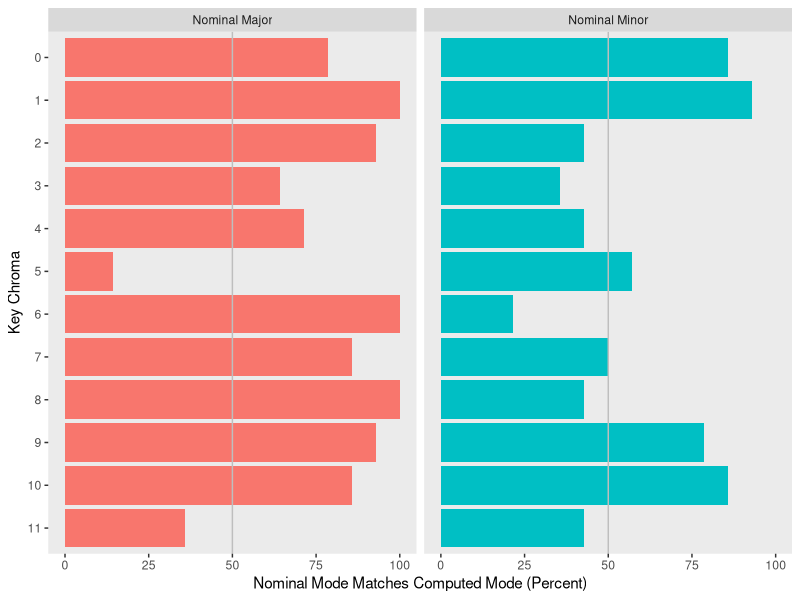
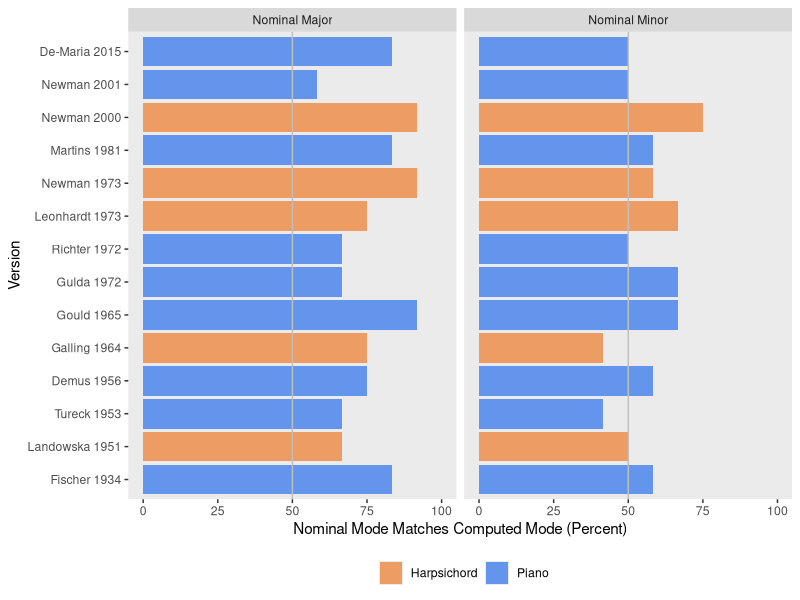
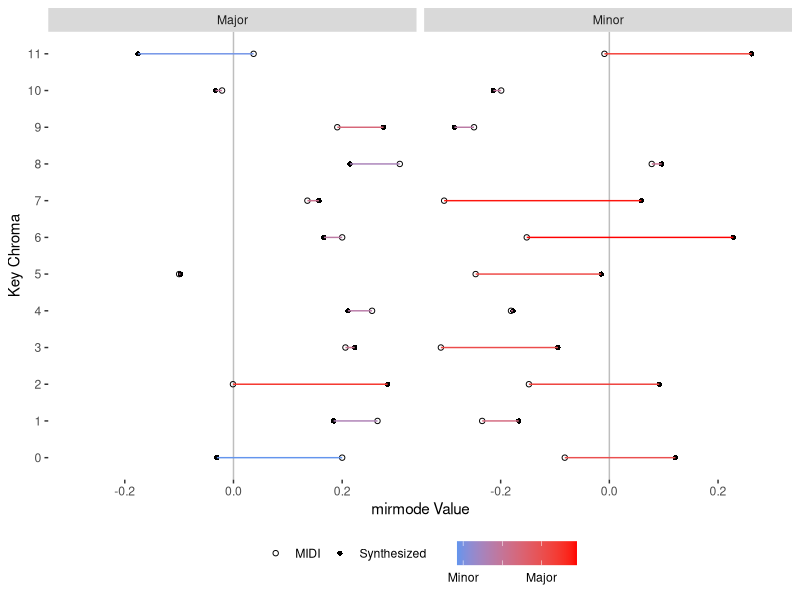

R code for these plots, in order: (Note: this script raises an error after producing the figures.)
## ---- chunk 1
#curl::curl_download("https://mcmasteru365-my.sharepoint.com/:u:/g/personal/swierckj_mcmaster_ca/EcKH5DYXUBJFllOak8qPDbgBwivwP91yYPgLnCmezEfvqA?download=1", paste(getwd(),"/stimuli.zip", sep =""))
#matlabr::run_matlab_script("mirmode_mirtoolbox.m")
## ---- chunk 2
unlink("stimuli.zip") 
## ---- chunk 3
knitr::opts_chunk$set(echo = FALSE, message = FALSE, warning = FALSE)
library(ggplot2)
library(data.table)
library(ggpubr)
#dir.create("plots")
#dir.create("plots/pcd")
#dir.create("plots/chromagrams")
#dir.create("plots/prelude_dotplots")
###############################################################################
# Metadata
metadata <- data.frame(read.csv("data/metadata.csv",
                                          header = TRUE))
metadata_table <- data.frame(metadata$Artist,
                             metadata$Year.Recorded,
                             metadata$Year.Released,
                             metadata$Instrument)
metadata_table <- metadata_table[-c(1),]
metadata_table <- metadata_table[order(as.numeric(metadata_table$metadata.Year.Recorded)),]
setnames(metadata_table, names(metadata_table), c("Artist", 
                                                  "Year Recorded",
                                                  "Year Released",
                                                  "Instrument"))
###############################################################################
# MIRtoolbox Data
mir_datafull <- data.frame(read.csv("data/MIRtoolbox_mirmode.csv", header = TRUE))
mir_data <- data.frame(mir_datafull$filename)
names(mir_data)[names(mir_data) == 'mir_datafull.filename'] <- 'filename'
mir_data$artist  <- mir_datafull$artist
mir_data$performance  <- mir_datafull$performance
mir_data$chroma  <- mir_datafull$chroma
mir_data$mode  <- mir_datafull$mode
mir_data$mode_val  <- mir_datafull$mode_val
mir_data$mode_valsum  <- mir_datafull$mode_valsum
mir_data$key <- paste(mir_data$chroma, mir_data$mode)
mir_data$instrument <- substr(mir_data$performance, 1, 1)
mir_data$instrument[mir_data$instrument == "H"] <- "Harpsichord" 
mir_data$instrument[mir_data$instrument == "P"] <- "Piano" 
mir_data$instrument[mir_data$instrument == "S"] <- "Synthesized" 
metadata$Album <- paste(metadata$Surname, metadata$Performance)
for (ind in seq_len(nrow(mir_data))) {
  mir_data$year[ind] <- subset(metadata, Album == paste(mir_data$artist[ind], mir_data$performance[ind]))$Year.Recorded
}
mir_data$album <- paste(mir_data$artist, mir_data$year)
for (ind in seq_len(nrow(mir_data))) {
  mir_data$artist_fullname[ind] <- subset(metadata, Surname == mir_data$artist[ind])$Artist[1]
}
###############################################################################
# Commercial Audio Data
audio_data <- mir_data[!(mir_data$instrument == "Synthesized"),]
###############################################################################
# Synth Data
synth_data <- subset(mir_data, instrument == "Synthesized")
###############################################################################
# MIDI Data
midi_datafull <- data.frame(read.csv("data/MIDI_data.csv", header = TRUE))
midi_data <- data.frame(midi_datafull$filename)
names(midi_data)[names(midi_data) == 'midi_datafull.filename'] <- 'filename'
midi_data$artist <- midi_datafull$artist            
midi_data$chroma <- midi_datafull$chroma
midi_data$mode <- midi_datafull$mode
midi_data$mode_val <- midi_datafull$mode_val 
midi_data$mode_valsum <- midi_datafull$mode_valsum
midi_data$key <- paste(midi_data$chroma, midi_data$mode)
midi_data$album <- "MIDI"
midi_data$performance <- "M1"
midi_data$year <- "N/A"
midi_data$instrument <- "MIDI"
midi_data$artist_fullname <- "MIDI"
###############################################################################
# All Data
all_data <- rbind(mir_data, midi_data)
###############################################################################
# Onset Data
onset_data <- data.frame(read.csv("data/MIRtoolbox_onsets.csv", header = TRUE))
onset_data$key <- paste(onset_data$chroma, onset_data$mode)
onset_data$album <- paste(onset_data$performer, "_", onset_data$performance,
                          sep = "")
###############################################################################
# Tables
table_data <- data.frame(audio_data$album, audio_data$mode, audio_data$chroma,
                         audio_data$key, audio_data$instrument, audio_data$year, audio_data$mode_val)
table_data$audio_data.mode_val[table_data$audio_data.mode_val > 0] <- "Major"
table_data$audio_data.mode_val[table_data$audio_data.mode_val < 0] <- "Minor"
setnames(table_data, names(table_data), c("Album", "Mode", "Chroma", "Key",              
                                          "Instrument", "Year", "Calculated Mode"))
###############################################################################
# Kern data not included due to inconsistencies: 
# Not a big dela since MIDI does more or less the same thing.
# TODO: figure out why kern is inconcistent (likely due to music21).                                     
## ---- chunk 4
#| label: tbl-metadata
#| tbl-cap: "Metadata of 13 commercial audio recordings included in analysis."
knitr::kable(metadata_table,
             padding = 0,
             row.names=FALSE)
## ---- chunk 5
#| label: tbl-nomVcalc
#| tbl-cap: "Calculated mode of MIDI and Synthesize Audio preludes compared to the nominal mode."
# Overall
# Total Correct Major
majt <- round((sum(subset(table_data, 
                          Mode == "Major")$"Calculated Mode" == "Major",
                  na.rm = TRUE) /
                  length(subset(table_data,
                                Mode == "Major")$"Calculated Mode"))
                  * 100, 3)
# Total Incorrect Major
majf <- round((sum(subset(table_data,
                          Mode == "Major")$"Calculated Mode" == "Minor",
                  na.rm = TRUE) /
                  length(subset(table_data, 
                                Mode == "Major")$"Calculated Mode"))
                  * 100, 3)
# Total Correct Minor
mint <- round((sum(subset(table_data,
                          Mode == "Minor")$"Calculated Mode" == "Minor",
                  na.rm = TRUE) /
                  length(subset(table_data, 
                                Mode == "Minor")$"Calculated Mode"))
                  * 100, 3)
# Total Incorrect Minor
minf <- round((sum(subset(table_data, 
                          Mode == "Minor")$"Calculated Mode" == "Major",
                  na.rm = TRUE) /
                  length(subset(table_data, 
                                Mode == "Minor")$"Calculated Mode"))
                  * 100, 3)
test2 <- data.frame(c(majt, majf), c(mint, minf))
row.names(test2) <- c("Computed Major", "Computed Minor")
setnames(test2, names(test2), c("Nominal Major", "Nominal Minor"))
###############################################################################
knitr::kable(test2,
             padding = 0)
## ---- chunk 6
piece_correct <- data.frame()
for (key in unique(subset(table_data, Mode == "Major")$Key)) {
        piece_correct[nrow(piece_correct) + 1, 1:3] <- 
        c(substr(key, 1, 2),
        "Nominal Major",
        round(sum(subset(table_data, Key == key)$"Calculated Mode" == "Major") /
        length(unique(table_data$Album)) * 100, 3))
}
for (key in unique(subset(table_data, Mode == "Minor")$Key)) {
        piece_correct[nrow(piece_correct) + 1, 1:3] <- 
        c(substr(key, 1, 2),
        "Nominal Minor",
        round(sum(subset(table_data, Key == key)$"Calculated Mode" == "Minor") /
        length(unique(table_data$Album)) * 100, 3))
}
setnames(piece_correct, names(piece_correct), c("prelude_chroma",
                                                "nom_mode",
                                                "val"))
###############################################################################
ggplot(piece_correct, aes(y = as.factor(as.numeric(prelude_chroma)))) + 
        geom_bar(aes(weight = as.numeric(val), fill = nom_mode),
                     position = position_stack(reverse = TRUE),
                     show.legend = FALSE) +
        facet_grid(~nom_mode) +
        scale_y_discrete(limits=rev) +
        labs(x = "Nominal Mode Matches Computed Mode (Percent)", 
             y = "Key Chroma") +
        theme(panel.grid.major = element_blank(),
              panel.grid.minor = element_blank()) +
        geom_vline(xintercept = 50, color = "gray")
## ---- chunk 7
album_correct <- data.frame()
for (album in unique(subset(table_data, Mode == "Major")$Album)) {
        album_correct[nrow(album_correct) + 1, 1:5] <- 
        c(album,
        "Nominal Major",
        unique(subset(table_data, Album == album)$Instrument),
        unique(subset(table_data, Album == album)$Year),
        round(sum(subset(subset(table_data, Album == album),
                Mode == "Major")$"Calculated Mode" == "Major") /
        12 * 100, 3))
}
for (album in unique(subset(table_data, Mode == "Minor")$Album)) {
        album_correct[nrow(album_correct) + 1, 1:5] <- 
        c(album,
        "Nominal Minor",
        unique(subset(table_data, Album == album)$Instrument),
        unique(subset(table_data, Album == album)$Year),
        round(sum(subset(subset(table_data, Album == album),
                Mode == "Minor")$"Calculated Mode" == "Minor") /
        12 * 100, 3))
}
setnames(album_correct, names(album_correct), c("album",
                                                "nom_mode",
                                                "ins",
                                                "year",
                                                "val"))
album_correct <- album_correct[order(album_correct$year),]
## ---- chunk 8
ggplot(album_correct, aes(y = reorder(album, as.numeric(year)), fill = ins)) +
        geom_bar(aes(weight = as.numeric(val))) +
        facet_grid(~nom_mode) +
        labs(x = "Nominal Mode Matches Computed Mode (Percent)", 
             y = "Version",
             fill = "") +
        xlim(0, 100) +
        theme(panel.grid.major = element_blank(),
              panel.grid.minor = element_blank(),
              legend.position = "bottom") +
        scale_fill_manual("", values = c("#ed9d64", "#6495ed")) +
        geom_vline(xintercept = 50, color = "gray")
## ---- chunk 9
midi_table <- midi_data
midi_table$mode_calculated <- ifelse(midi_table$mode_val > 0, "Major", "Minor")
midi_calc <- data.frame(c(sum(subset(midi_table, mode == "Major")$mode_calculated == "Major", na.rm = TRUE),
                        sum(subset(midi_table, mode == "Major")$mode_calculated == "Minor", na.rm = TRUE)),
                        c(sum(subset(midi_table, mode == "Minor")$mode_calculated == "Major", na.rm = TRUE),
                        sum(subset(midi_table, mode == "Minor")$mode_calculated == "Minor", na.rm = TRUE)))

row.names(midi_calc) <- c("Computed Major", "Computed Minor")
setnames(midi_calc, names(midi_calc), c("Nominal Major", "Nominal Minor"))

synth_data$mode_calculated <- ifelse(synth_data$mode_val > 0, "Major", "Minor")
synth_calc <- data.frame(c(sum(subset(synth_data, mode == "Major")$mode_calculated == "Major", na.rm = TRUE),
                        sum(subset(synth_data, mode == "Major")$mode_calculated == "Minor", na.rm = TRUE)),
                        c(sum(subset(synth_data, mode == "Minor")$mode_calculated == "Major", na.rm = TRUE),
                        sum(subset(synth_data, mode == "Minor")$mode_calculated == "Minor", na.rm = TRUE)))
## ---- chunk 10
midi_synth2 <- subset(all_data, instrument == "MIDI" | instrument == "Synthesized")
for (ind in seq_len(nrow(midi_synth2))) {
  midi_synth2$delta[ind] <- midi_synth2$mode_val[ind] - subset(midi_data, key == midi_synth2$key[ind])$mode_val
}
test6 <- c(ifelse(midi_synth2$delta > 0, "red", "blue"))
###############################################################################
ggplot(midi_synth2, aes(mode_val, as.factor(chroma))) + 
geom_vline(xintercept = 0, color = "gray") +
geom_point(aes(shape = factor(instrument))) +
scale_shape_manual(values=c(1, 16)) +
labs(x = "mirmode Value", y = "Key Chroma") +
theme(legend.title = element_blank(),
      panel.grid.major = element_blank(),
      panel.grid.minor = element_blank(),
      legend.position = "bottom", panel.background = element_blank()) +
geom_path(aes(color = delta)) +
scale_colour_gradient(labels = c("Minor", "", "Major", ""), low = "cornflowerblue", high = "#FF0000") +
facet_grid( ~ mode)
## ---- chunk 11
midi_synth2 <- subset(all_data, instrument == "MIDI" | instrument == "Synthesized")
for (ind in seq_len(nrow(midi_synth2))) {
  midi_synth2$delta[ind] <- midi_synth2$mode_val[ind] - subset(midi_data, key == midi_synth2$key[ind])$mode_val
}
test6 <- c(ifelse(midi_synth2$delta > 0, "red", "blue"))
###############################################################################
tibble(midi_synth2) %>%
filter(instrument == "MIDI") %>%
ggplot(aes(mode_val, as.factor(chroma))) + 
geom_vline(xintercept = 0, color = "gray") +
geom_point(aes(shape = factor(instrument))) +
scale_shape_manual(values=c(1, 16)) +
labs(x = "mirmode Value", y = "Key Chroma") +
theme(legend.title = element_blank(),
      panel.grid.major = element_blank(),
      panel.grid.minor = element_blank(),
      legend.position = "bottom", panel.background = element_blank()) +
facet_grid( ~ mode)
## ---- chunk 12
audio_databuf <- audio_data
midi_databuf <- midi_data
audio_databuf$type <- "Commercial Audio"
midi_databuf$type <- "MIDI"
midi_databuf <- midi_databuf[ , order(names(midi_databuf))]
audio_databuf <- audio_databuf[ , order(names(audio_databuf))]
boxplot_databuf <- rbind(midi_databuf, audio_databuf)
###############################################################################
ggplot(boxplot_databuf, aes(x = mode, y = mode_val, fill = type)) +
        geom_boxplot(notch = TRUE) +
        labs(x = "Nominal Mode", y = "mirmode Value") +
        #geom_jitter() +
        theme(legend.position = "bottom", panel.grid.major = element_blank(), panel.grid.minor = element_blank()) +
        labs(x = "Nominal Mode", y = "mirmode Value") + 
        guides(fill=guide_legend(title=""))
## ---- chunk 13
bigplot <- all_data
bigplot$type <- ifelse(bigplot$album == "MIDI", "MIDI", ifelse(bigplot$album == "De-Maria N/A", "Synthesized Audio", "Commercial Audio"))
###############################################################################
ggplot(bigplot, aes(x = mode_val, fill = type)) +
        geom_vline(xintercept = 0, color = "dark gray") +
        geom_dotplot(binwidth = 0.03, dotsize = 1.25) +
        labs(x = "mirmode Value", y = "Number of Recordings") +
        xlim(c(-0.4, 0.4)) +
        theme(legend.position = "bottom") +
        facet_grid(chroma~mode) +
        theme(axis.text.y = element_blank(), panel.grid.major = element_blank(), panel.grid.minor = element_blank(), panel.background = element_blank(), legend.position = "none") +
        scale_y_continuous(sec.axis = sec_axis(~ . , name = "Key Chroma", breaks = NULL, labels = NULL))
## ---- chunk 14
ggarrange(ggplot(audio_data, aes(x = mode, y = mode_valsum, fill = mode)) +
                geom_boxplot(notch = TRUE) +
                labs(title = "Commercial Audio", x = "Nominal Mode", 
                                      y = "mirmode Value (sum method)") +
                geom_jitter(color = "black", size=0.4, alpha=0.9) +
                theme(legend.position = "none", panel.grid.major = element_blank(), panel.grid.minor = element_blank()),
          ggplot(midi_data, aes(x = mode, y = mode_valsum, fill = mode)) +
                geom_boxplot(notch = TRUE) +
                theme(legend.position = "none", panel.grid.major = element_blank(), panel.grid.minor = element_blank()) +
                geom_jitter(color = "black", size=0.4, alpha=0.9) +
                labs(title = "MIDI", x = "Nominal Mode", y = ""))
## ---- chunk 15
krum <- data.frame(read.csv("data/krum.csv",
                            header = TRUE))
###############################################################################
ggplot(krum, aes(x = chroma, y = weight, group = mode)) +
        geom_line(aes(linetype = mode))

# HOW MANY WERE CORRECT KEY WISE
# HOW MANY WENT TO THE RELATIVE 
## ---- chunk 16
#| label: tbl-onsetdev
#| tbl-cap: "Onset Standard Deviations"
# SDs for each prelude onsets
ONpiece_sd <- data.frame()
for (piece in unique(onset_data$key)) {
        ONpiece_sd[nrow(ONpiece_sd) + 1, 1:3] <- c(piece,
        round(sd(subset(onset_data, key == piece)$onsets), 3),
        round(mean(subset(onset_data, key == piece)$onsets), 3))
}
setnames(ONpiece_sd, names(ONpiece_sd), c("Piece", "Standard Deviation", "Mean"))
ONpiece_sd$"Coefficient of Variation" <- round(as.numeric(ONpiece_sd$"Standard Deviation") / as.numeric(ONpiece_sd$Mean), 3)
knitr::kable(ONpiece_sd,
             padding = 0)
## ---- chunk 17
#| label: tbl-onsetratedev
#| tbl-cap: "Onset Rate Standard Deviations"
# SDs for each prelude onsetrate
ONRpiece_sd <- data.frame()
for (piece in unique(onset_data$key)) {
        ONRpiece_sd[nrow(ONRpiece_sd) + 1, 1:3] <- c(piece,
        round(sd(subset(onset_data, key == piece)$onsetrate), 3),
        round(mean(subset(onset_data, key == piece)$onsetrate), 3))
}
setnames(ONRpiece_sd, names(ONRpiece_sd), c("Piece", "Standard Deviation", "Mean"))
ONRpiece_sd$"Coefficient of Variation" <- round(as.numeric(ONRpiece_sd$"Standard Deviation") / as.numeric(ONRpiece_sd$Mean), 3)
knitr::kable(ONRpiece_sd,
             padding = 0)
## ---- chunk 18
#| label: tbl-mirmodedev
#| tbl-cap: "mirmode Standard Deviations"
# SDs for each prelude mirmode
piece_sd <- data.frame()
for (piece in unique(mir_data$key)) {
        piece_sd[nrow(piece_sd) + 1, 1:3] <- c(piece,
        round(sd(subset(mir_data, key == piece)$mode_val), 3),
        round(mean(subset(mir_data, key == piece)$mode_val), 3))
}
setnames(piece_sd, names(piece_sd), c("Piece", "Standard Deviation", "Mean"))
piece_sd$"Coefficient of Variation" <- round(as.numeric(piece_sd$"Standard Deviation") / as.numeric(piece_sd$Mean), 3)
knitr::kable(piece_sd,
             padding = 0)
## ---- chunk 19
ggplot(onset_data, aes(x = onsets)) +
        geom_boxplot(notch = FALSE) +
        facet_grid(chroma ~ mode) +
        labs(x = "Number of Onsets", y = "Key Chroma") +
        theme(panel.grid.major = element_blank(),
        panel.grid.minor = element_blank(),
        axis.text.y = element_blank(),
        axis.ticks.y = element_blank())
ggplot(onset_data, aes(x = onsetrate)) +
        geom_boxplot(notch = FALSE) +
        facet_grid(chroma ~ mode) +
        labs(x = "Onset Rate", y = "Key Chroma") +
        theme(panel.grid.major = element_blank(),
        panel.grid.minor = element_blank(),
        axis.text.y = element_blank(),
        axis.ticks.y = element_blank())
ggplot(mir_data, aes(x = mode_val)) +
        geom_boxplot(notch = FALSE) +
        facet_grid(chroma ~ mode) +
        labs(x = "mirmode Value", y = "Key Chroma") +
        theme(panel.grid.major = element_blank(),
        panel.grid.minor = element_blank(),
        axis.text.y = element_blank(),
        axis.ticks.y = element_blank())
## ---- chunk 20
#TODO: FIX FILE NAMES FOR CHROMAGRAMS
###############################################################################
# Pitch Class Distributions for MIDI files.
for (ind in seq_len(nrow(midi_data))) {
        title <- gsub(" ", "", paste(midi_data$album[ind],
                                     midi_data$chroma[ind],
                                     midi_data$mode[ind]))
        png(file = paste("plots/pcd/", title, "_pcd", ".png", sep = ""))
        chroma_mag <- c()
        for (column in 8:19) {
        chroma_mag <- c(chroma_mag, midi_datafull[ind, column])
        }
        barplot(chroma_mag,
                names.arg = 0:11,
                xlab = "Chroma",
                ylab = "Chroma Proportion",
                main = gsub(" ", "", paste(title, ":", "PCD")),
                ylim = c(0, max(chroma_mag)),
                col = "cornflowerblue")
        dev.off()
        }
###############################################################################
# Chromagrams for Commercial Audio.
mir_chromagram <- mir_datafull
names(mir_chromagram)[names(mir_chromagram == 'mir_datafull.filename')] <- 'filename'
mir_chromagram$artist  <- mir_datafull$artist
mir_chromagram$performance  <- mir_datafull$performance
mir_chromagram$chroma  <- mir_datafull$chroma
mir_chromagram$mode  <- mir_datafull$mode
mir_chromagram$key <- paste(mir_chromagram$chroma, mir_chromagram$mode)
mir_chromagram$album <- paste(mir_chromagram$artist, mir_chromagram$year)
for (ind in seq_len(nrow(mir_chromagram))) {
  mir_chromagram$artist_fullname[ind] <- subset(metadata, Surname == mir_chromagram$artist[ind])$Artist[1]
}
for (ind in seq_len(nrow(mir_chromagram))) {
        title <- paste(mir_chromagram$album[ind],
                 "_",
                 mir_chromagram$key[ind],
                 "_Chromagram",
                 sep = "")
        chroma_mag <- data.frame(magnitude = as.vector(as.matrix(mir_chromagram[ind,8:19])), chroma = as.factor(0:11))
        ggplot(chroma_mag, aes(x = chroma, y = magnitude)) +
               geom_bar(stat='identity') +
               labs(y = "Magnitude",
                    x = "Chroma",
                    title = title) +
               theme(panel.grid.major = element_blank(),
                     panel.grid.minor = element_blank())
        ggsave(paste("plots/chromagrams/", title, ".png", sep = ""))
}
###############################################################################
# Individual Prelude Dotplots
keys <- c()
for (mode in c("Major", "Minor")) {
        for (pc in 0:11) {
            keys <- c(keys, paste(pc, mode, sep = " "))
        }
    }
for (key_n in keys) {
    png(file = (gsub(" ", "", paste("./plots/prelude_dotplots/",
                                    key_n,
                                    "_dotplot", ".png"))))
    dotchart(subset(mir_data, key == key_n)$mode_val,
             labels = subset(mir_data, key == key_n)$album,
             xlim = c(-0.5, 0.5),
             pch = 21, bg = "cornflowerblue", pt.cex = 1.5,
             main = paste("Bach Prelude", key_n, ": mirmode"),
             xlab = "mirmode Value",
             ylab = "Performance")
             abline(v = 0, col = "gray")
    dev.off()
}
